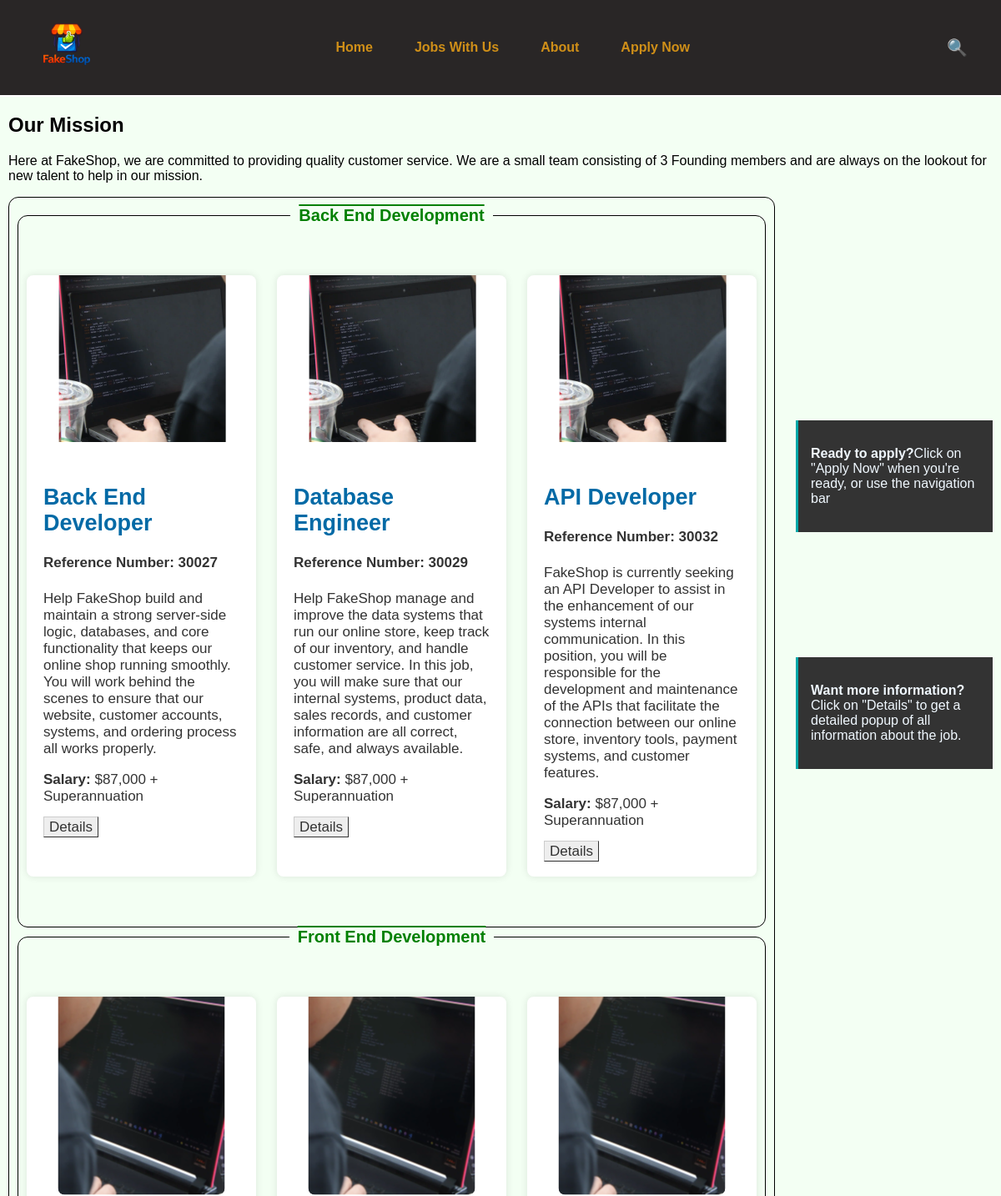
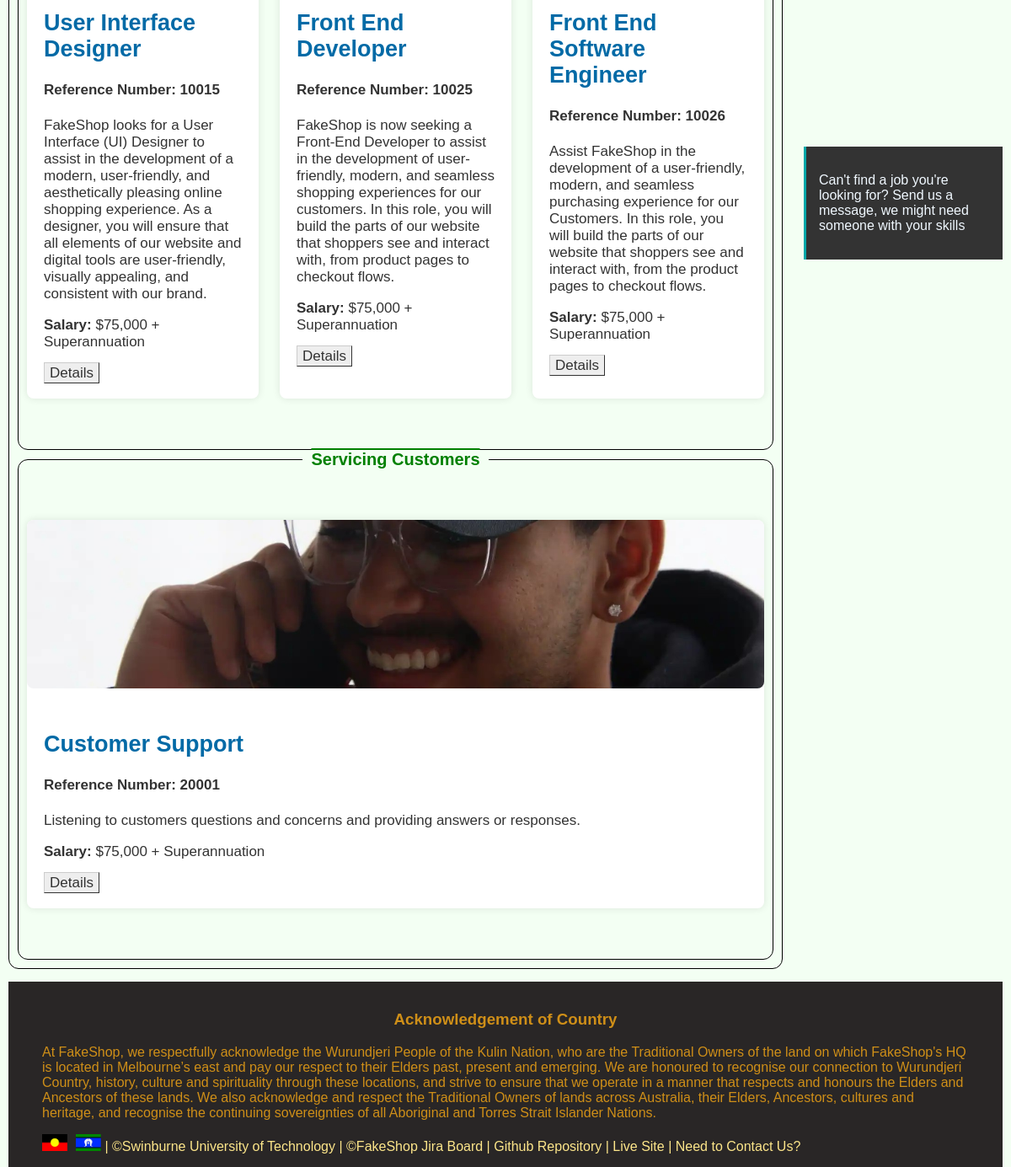
/jobs.php, run on the app's committed database (2 pictures, top to bottom).
### tables this page shows
CREATE TABLE IF NOT EXISTS `jobslisting` (
  `id` int(11) NOT NULL AUTO_INCREMENT,
  `job_name` varchar(100) NOT NULL,
  `reference_number` int(11) NOT NULL,
  `job_type` varchar(50) NOT NULL,
  `location` varchar(50) NOT NULL,
  `salary` varchar(100) NOT NULL,
  `job_description` text NOT NULL,
  `key_responsibilities` text NOT NULL,
  `essential_requirements` text NOT NULL,
  `preferred_requirements` text NOT NULL,
  `category` varchar(100) NOT NULL,
  PRIMARY KEY (`id`)
);

### jobs.php (the view, shortened to what this page needs)
<?php
include_once('settings.php');
$conn = mysqli_connect($host, $user, $pwd, $sql_db);
$search = "";
$query = "SELECT * FROM jobslisting WHERE job_name LIKE '%$search%'";
$result = mysqli_query($conn, $query);
?>
<!doctype html>
<html lang="en">
<head>
	<link rel="stylesheet" href="style/style.css" />
</head>
<body>
	<?php
	include("./includes/nav.inc");
	?>
	<div class="content-area">
		<h2><strong>Our Mission</strong></h2>
		<p>
			Here at FakeShop, we are committed to providing quality customer
			service. We are a small team consisting of 3 Founding members and are
			always on the lookout for new talent to help in our mission.
		</p>
		<div class="aside-container">
			<aside class="ready">
				<p>
					<strong>Ready to apply?</strong>Click on "Apply Now" when you're
					ready, or use the navigation bar
				</p>
			</aside>
			<aside class="details">
				<p>
					<strong>Want more information?</strong> Click on "Details" to get a
					detailed popup of all information about the job.
				</p>
			</aside>
			<aside class="not-found">
				<p>
					Can't find a job you're looking for? Send us a message, we might
					need someone with your skills
				</p>
			</aside>
		</div>
		<fieldset>
			<?php
			$current_category = "";
			while ($row = mysqli_fetch_assoc($result)) {
				if ($row['category'] == 'Back End Development') {
					$image = './images/BackendDev.webp"';
				} else if ($row['category'] == 'Front End Development') {
					$image = './images/FrontEnd.webp" style="transform: rotate(-90deg)"';
				} else if ($row['category'] == 'Servicing Customers') {
					$image = './images/CustomerSupport(2).webp"';
				} else {
					$image = 'DefaultJobImage.webp';
				}
				if ($row['category'] != $current_category) {
					if ($current_category != "") {
						echo "</div></fieldset>";
					}
					$current_category = $row['category'];
					echo "<fieldset>";
					echo "<legend>" . htmlspecialchars($current_category) . "</legend>";
					echo "<div class='card-container'>";
				}
				echo ' <div class="card">
								<img src="' . $image . ' alt="' . htmlspecialchars($row['job_name']) . '" width="200" height="200" />
								<div class="card-content">
									<h3><strong>' . htmlspecialchars($row['job_name']) . '</strong></h3>
									<h4><strong>Reference Number: ' . $row['reference_number'] . '</strong></h4>
									<p>' . htmlspecialchars($row['job_description']) . '</p>
									<p><strong>Salary:</strong> ' . htmlspecialchars($row['salary']) . '</p>
									<a href="#job-popup-' . $row['id'] . '" class="button-style">Details</a>
								</div>
							</div>';
			}
			if ($current_category != "") {
				echo "</div></fieldset>";
			}
			?>
		</fieldset>
		<?php
		include("./includes/footer.inc");
		?>
</body>
</html>

### style/style.css (style rules this page uses)
* { font-family: calibri, sans-serif, Arial, Helvetica; box-sizing: border-box; }
body { margin: 0; padding: 0; background-color: #f3fff3; }
html, body { height: 100%; }
.content-area { padding-left: 10px; padding-right: 10px; }
a { text-decoration: none; color: #fde68a; }
.card-container { width: 100%; margin: 50px auto; display: flex; flex-wrap: wrap; justify-content: flex-start; gap: 25px; }
.card { flex: 1 1 calc(25% - 20px); min-width: 200px; background: #fff; border-radius: 8px; box-shadow: 0 0 10px rgba(0, 0, 0, 0.1); overflow: hidden; transition: transform 0.3s ease-in-out; }
.card img { width: 100%; height: 200px; border-radius: 8px; object-fit: cover; }
.card-content { padding: 20px; }
.card-content h3 { color: #026aa6; font-size: 27px; margin-bottom: 10px; }
.card-content { color: #333; font-size: 17px; }
.button-style { font: bold 15px; text-decoration: none; background-color: #eeeeee; color: #333333; padding: 2px 6px 2px 6px; border-top: 1px solid #cccccc; border-right: 1px solid #333333; border-bottom: 1px solid #333333; border-left: 1px solid #cccccc; }
.ready { transform: translateY(200%); }
.details { transform: translateY(300%); }
.not-found { transform: translateY(800%); }
aside { display: block; width: 20%; background-color: #333333; color: aliceblue; padding: 15px; margin-left: 25px; float: right; border-left: 3px solid #00a8a8; margin-bottom: 1rem; clear: right; }
legend { padding: 0 10px; font-weight: bold; text-align: center; font-size: 20px; color: green; text-decoration-line: overline; }
fieldset { margin: 0; padding: 10px; text-align: left; border-radius: 12px; border: 1px solid black; }
body { background-color: #f3fff3; }

### data on the page
jobslisting: category "Back End Development", job_name "Back End Developer", reference_number "30027", job_description "Help FakeShop build and maintain a strong server-side logic, databases, and core functionality that keeps our online shop running smoothly. You will work behind the scenes to ensure that our website, customer accounts, systems, and ordering process all works properly.", salary "$87,000 + Superannuation"
jobslisting: job_name "Database Engineer", reference_number "30029", job_description "Help FakeShop manage and improve the data systems that run our online store, keep track of our inventory, and handle customer service. In this job, you will make sure that our internal systems, product data, sales records, and customer information are all correct, safe, and always available.", salary "$87,000 + Superannuation"
jobslisting: job_name "API Developer", reference_number "30032", job_description "FakeShop is currently seeking an API Developer to assist in the enhancement of our systems internal communication. In this position, you will be responsible for the development and maintenance of the APIs that facilitate the connection between our online store, inventory tools, payment systems, and customer features.", salary "$87,000 + Superannuation"
jobslisting: category "Front End Development", job_name "User Interface Designer", reference_number "10015", job_description "FakeShop looks for a User Interface (UI) Designer to assist in the development of a modern, user-friendly, and aesthetically pleasing online shopping experience. As a designer, you will ensure that all elements of our website and digital tools are user-friendly, visually appealing, and consistent with our brand.", salary "$75,000 + Superannuation"
jobslisting: job_name "Front End Developer", reference_number "10025", job_description "FakeShop is now seeking a Front-End Developer to assist in the development of user-friendly, modern, and seamless shopping experiences for our customers. In this role, you will build the parts of our website that shoppers see and interact with, from product pages to checkout flows.", salary "$75,000 + Superannuation"
jobslisting: job_name "Front End Software Engineer", reference_number "10026", job_description "Assist FakeShop in the development of a user-friendly, modern, and seamless purchasing experience for our Customers. In this role, you will build the parts of our website that shoppers see and interact with, from the product pages to checkout flows.", salary "$75,000 + Superannuation"
jobslisting: category "Servicing Customers", shows a picture, job_name "Customer Support", reference_number "20001", job_description "Listening to customers questions and concerns and providing answers or responses.", salary "$75,000 + Superannuation"
